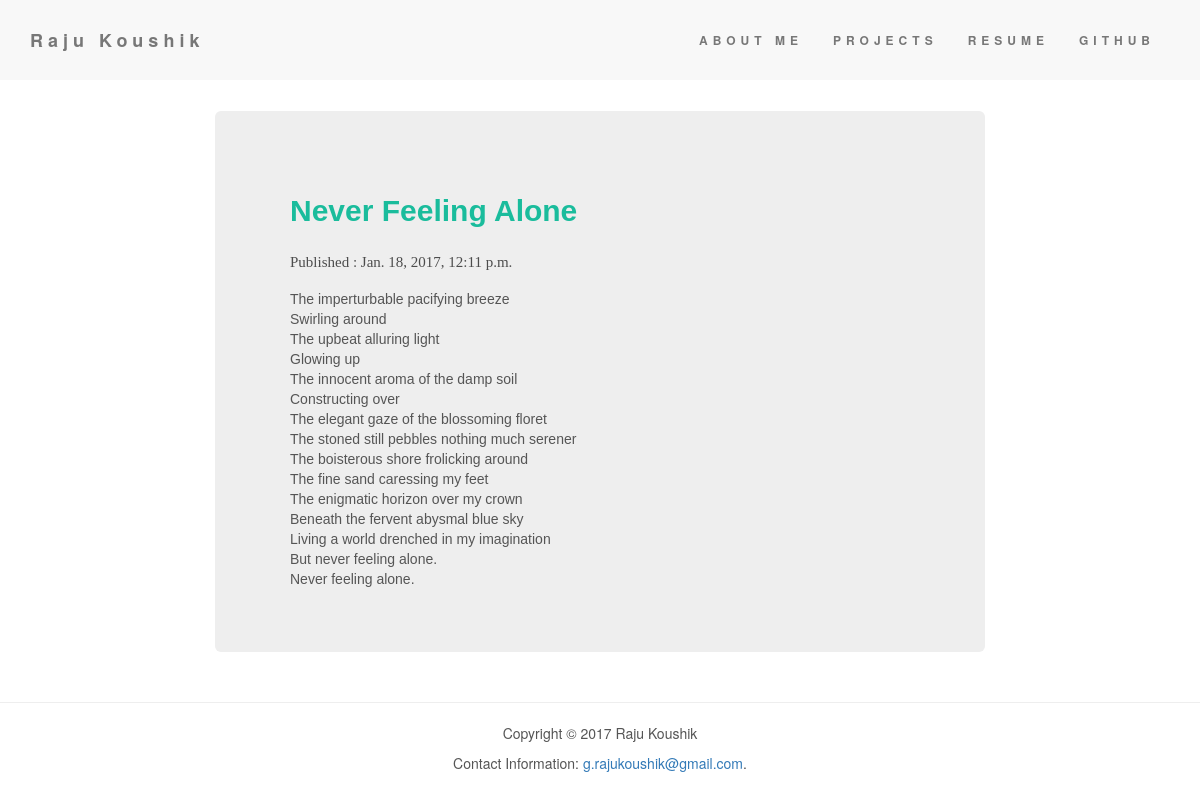
Page /10/ on the committed database.
### blog/models.py (models this page shows, shortened)
class Post(models.Model):
    author = models.ForeignKey('auth.User')
    title = models.CharField(max_length=200)
    text = models.TextField()
    created_date = models.DateTimeField(default=timezone.now)
    published_date = models.DateTimeField(blank=True, null=True)

### blog/views.py (the view)
# urls.py: url(r'^(?P<post_id>[0-9]+)/$', views.indi_post, name='indi_post'),
def indi_post(request, post_id):
    try:
        post = Post.objects.get(pk=post_id)
    except Post.DoesNotExist:
        raise Http404("Post does not exist")
    return render(request, 'blog/indi_post.html', {'post': post})

### blog/templates/blog/indi_post.html (shortened to what this page needs)
{% load staticfiles %}
<html>
<head>
    <link rel="stylesheet" href="https://maxcdn.bootstrapcdn.com/bootstrap/3.3.7/css/bootstrap.min.css">
    <link rel="stylesheet" href="https://maxcdn.bootstrapcdn.com/bootstrap/3.3.7/css/bootstrap.min.css">
</head>
<body id="body">
<nav class="navbar navbar-default">
    <div class="container">
        <div class="navbar-header">
            <a class="navbar-brand" href="/">Raju Koushik</a>
        </div>
        <div class="collapse navbar-collapse" id="myNavbar">
            <ul class="nav navbar-nav navbar-right">
                <li><a href="/#about">ABOUT ME</a></li>
                <li><a href="/projects/">PROJECTS</a></li>
                <li><a href="http://docdro.id/eXG8n3q">RESUME</a></li>
                <li><a href="https://github.com/RajuKoushik">GITHUB</a></li>
            </ul>
        </div>
    </div>
</nav>
<div>
    <p id="name"><strong>Raju Koushik</strong></p>
</div>
<div class="container" style="max-width: 800px; margin : 0 auto;">
    <div class="jumbotron">
        <div id="post">
            <h2 id="btitle" style="color: #1abc9c"><strong>{{ post.title }}</strong></h2>
            <p id="date" style="color:#4C4C4C ">Published : {{ post.published_date }}</p>
        </div>
        <p id="text">{{ post.text|linebreaksbr }}</p>
    </div>
</div>
<hr color="green" width="100%">
</body>
<footer class="container" style="color:#555555 " >
  <center><p>Copyright © 2017 Raju Koushik</p>
  <p>Contact Information: <a href="mailto:g.rajukoushik@gmail.com">g.rajukoushik@gmail.com</a>.</p></center>
</footer>
</html>

### blog/templates/blog/indi_post.html (style rules this page uses)
#name { font-family: Andalus; font-size: 15px; color: white; }
#date { font-size: 15px; padding-left: 15px; font-family: David; }
#text { color: #555555; font-family: 'Ubuntu', 'Lucida Grande', 'Lucida Sans Unicode', 'Geneva', 'Verdana', sans-serif; font-size: 14px; padding-left: 15px; }
#btitle { font-family: Verdana, Geneva, sans-serif; padding: 15px; }
.navbar { padding-top: 15px; padding-bottom: 15px; border: 0; font-weight: bold; border-radius: 0; margin-bottom: 0; font-size: 12px; letter-spacing: 5px; }

### rows in the picture
Post: title "Never Feeling Alone", published_date "Jan. 18, 2017, 12:11 p.m.", text "The imperturbable pacifying breeze Swirling around The upbeat alluring light Glowing up The innocent aroma of the damp soil Constructing over The elegant gaze of the blossoming floret The stoned still pebbles nothing much serener The boisterous shore frolicking around The fine sand caressing my feet The enigmatic horizon over my crown Beneath the fervent abysmal blue sky Living a world drenched in my imagination But never feeling alone. Never feeling alone."
